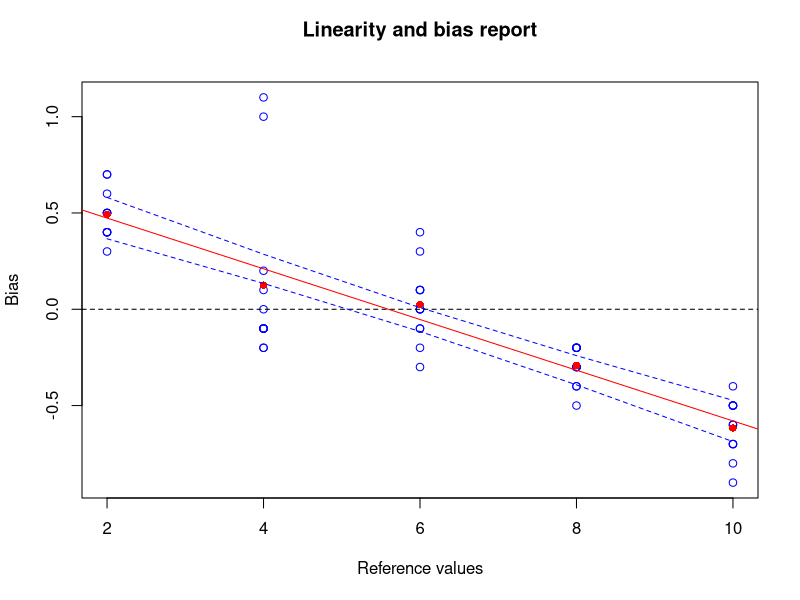

Source code (R):
#****This script make a bias-Linearity measure study*******
#Author Ing. Mario Ivan Salas Dominguez
#
library(readxl)#import Excel data librarywd
Datos <- read_excel("Linealidad_r_dataset.xlsx",col_names = TRUE)#read the data in excel of the study.
names (Datos)[2] = "ref_values"#change the column 2 to ref_value
#References and average bias evaluation
  sesgo_i<-c(Datos$Respuesta-Datos$ref_values)#Bias by references group
  Datos<-cbind(Datos,sesgo_i)#Actualiza los datos con los sesgos.
  avge_bias<-tapply(Datos$sesgo_i,Datos$ref_values ,mean)#Mean by references group
  sd_bias<-tapply(Datos$sesgo_i,Datos$ref_values ,sd)#SD by references group
  n_bias<-tapply(Datos$sesgo_i,Datos$ref_values ,length)#number of values by references
  ref_values<-unique(Datos$ref_values)#Get the reference values
  t_values<-c(avge_bias/(sd_bias/sqrt(n_bias)))#Evaluar los valore del estadistico t
  p_values<-c(2*pt(abs(t_values),n_bias-1,lower.tail = FALSE))#Evalua los p-values
  bias_ref_report<-cbind(ref_values,avge_bias,p_values)#matrix references bias report 
  ldata<-merge(Datos,bias_ref_report)
  regresion<-lm(formula = sesgo_i~Datos$ref_values)#Establce las constantes de la regresión lineal
  summary(regresion)#Resumen del analisis de regresion
#linearity regression plot
plot(ldata$ref_values,ldata$sesgo_i, col="blue",xlab = "Reference values",ylab = "Bias", main = "Linearity and bias report
     ")#plot bias values
points(ref_values,avge_bias,col="red",pch=16)#plot bias average
abline(h=0,lty=2)       
abline(regresion,col="red")
preds <- predict(regresion,interval = 'confidence')
lines(Datos$ref_values, preds[ ,3], lty = 'dashed', col = 'blue')
lines(Datos$ref_values, preds[ ,2], lty = 'dashed', col = 'blue')
